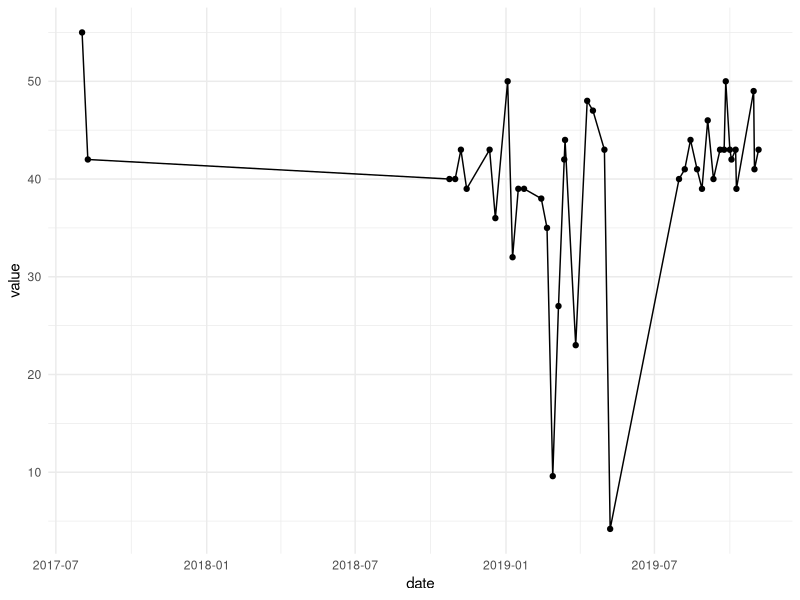

The R script that drew this image:
########
# Things to do
# - combine date and time into one datetime
# - figure out if we need to change data to work in tidyverse/ggplot





library(tidyverse); theme_set(theme_minimal())
library(lubridate)
library(here) # eliminates working directory/filepath stuff

# Read in the data
raw_clar_eff <- read_csv(here("datasets", "clarifier_effluent.csv"))
raw_clar_inf <- read_csv(here("datasets", "clarifier_influent.csv"))
raw_filter_eff <- read_csv(here("datasets", "filter_effluent.csv"))
raw_filter_inf <- read_csv(here("datasets", "filter_influent.csv"))

# Shows what water quality things are measured in filter data
unique(raw_filter_eff$parameter)
unique(raw_filter_inf$parameter)

# a time series plot of ammonia
raw_filter_eff %>%
  filter(parameter == "Ammonia") %>%
  ggplot(aes(x = date, y = value)) +
    geom_point() +
    geom_line()

# Here is a fun addition to my code, woo!



 

